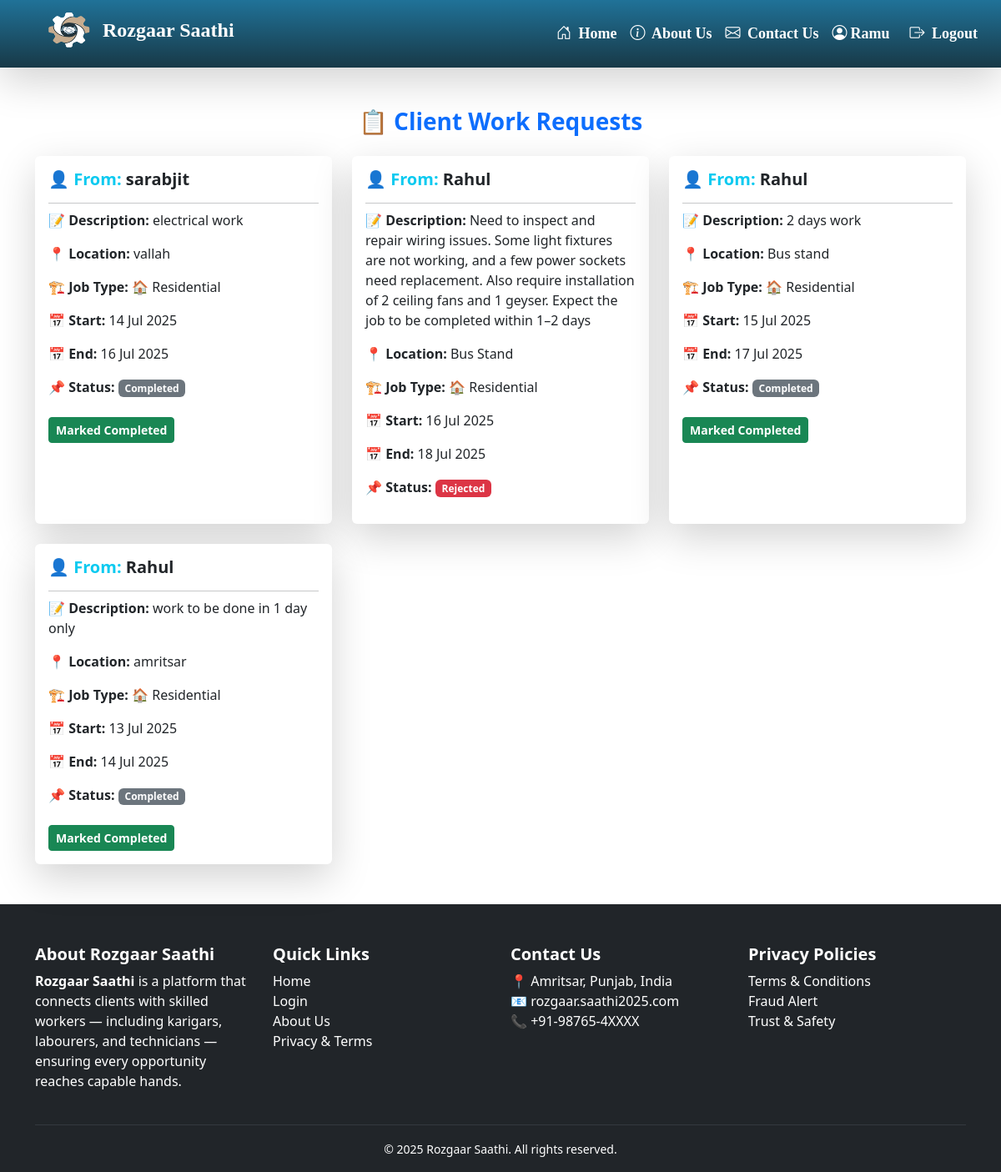
The page /hunarbaaz/requests/ (signed in) on the database its author committed.
### client/models.py (models this page shows, shortened)
class PostRequest(models.Model):
    client = models.ForeignKey(User, on_delete=models.CASCADE, related_name='sent_requests')
    hunarbaaz = models.ForeignKey('hunarbaaz.Hunarbaaz', on_delete=models.CASCADE, related_name='received_requests')
    job_description = models.TextField()
    location = models.CharField(max_length=100)
    start_date = models.DateField(help_text="Start date of the job",null=False,blank=True)
    end_date = models.DateField(help_text="Expected completion date",null=False,blank=True)
    JOB_TYPE_CHOICES = [
        ('residential', 'Residential'),
        ('commercial', 'Commercial'),
    ]
    job_type = models.CharField(max_length=20,choices=JOB_TYPE_CHOICES,default='residential',help_text="Type of job location")
    working_hours = models.PositiveIntegerField(
        null=True,
        blank=True,
        help_text="Estimated total working hours for this job"
    )
    is_accepted = models.BooleanField(null=True, blank=True)  # None = Pending, True = Accepted, False = Rejected
    is_completed = models.BooleanField(default=False)
    is_cancelled = models.BooleanField(default=False, help_text="Whether the client has cancelled the request")
    created_at = models.DateTimeField(auto_now_add=True)
    rating = models.IntegerField(
    validators=[MinValueValidator(1), MaxValueValidator(5)],
    null=True,
    blank=True,
    help_text="Client rating after completion (1 to 5)"
)
    review = models.TextField(null=True, blank=True, help_text="Optional client feedback")

### hunarbaaz/views.py (the view)
# urls.py: path('requests/', views.view_requests, name='view_requests'),
@login_required
def view_requests(request):
    try:
        profile = Hunarbaaz.objects.get(user=request.user)
    except Hunarbaaz.DoesNotExist:
        return redirect('hunarbaaz:edit_profile')
    requests = PostRequest.objects.filter(
        hunarbaaz=profile,
        is_cancelled=False  # This line excludes cancelled ones
    ).order_by('-created_at')
    return render(request, 'hunarbaaz/view_requests.html', {
        'client_requests': requests
    })

### hunarbaaz/templates/hunarbaaz/view_requests.html (shortened to what this page needs)
{% extends 'base/base.html' %}
{% block content %}
  <div class="container mt-5 mb-5">
    <h3 class="mb-4 text-center text-primary fw-bold">📋 Client Work Requests</h3>
    {% if client_requests %}
      <div class="row g-4">
        {% for req in client_requests %}
          <div class="col-md-4">
            <div class="card shadow-lg border-0 h-100">
              <div class="card-body">
                <h5 class="card-title text-info fw-semibold">👤 From: <span class="text-dark">{{ req.client.username }}</span></h5>
                <hr class="mb-2" />
                <p>
                  <strong>📝 Description:</strong> {{ req.job_description }}
                </p>
                <p>
                  <strong>📍 Location:</strong> {{ req.location }}
                </p>
                <p>
                  <strong>🏗️ Job Type:</strong>
                  {% if req.job_type == 'residential' %}
                    🏠 Residential
                  {% elif req.job_type == 'commercial' %}
                    🏢 Commercial
                  {% else %}
                    -
                  {% endif %}
                </p>
                <p>
                  <strong>📅 Start:</strong> {{ req.start_date|date:'d M Y' }}
                </p>
                <p>
                  <strong>📅 End:</strong> {{ req.end_date|date:'d M Y' }}
                </p>
                <p>
                  <strong>📌 Status:</strong>
                  {% if req.is_cancelled %}
                    <span class="badge bg-danger">Cancelled</span>
                  {% elif req.is_completed %}
                    <span class="badge bg-secondary">Completed</span>
                  {% elif req.is_accepted == True %}
                    <span class="badge bg-success">Accepted</span>
                  {% elif req.is_accepted == False %}
                    <span class="badge bg-danger">Rejected</span>
                  {% else %}
                    <span class="badge bg-warning text-dark">Pending</span>
                  {% endif %}
                </p>
                <div class="mt-3">
                  {% if req.is_accepted and not req.is_completed and not req.is_cancelled %}
                    <a href="{% url 'hunarbaaz:mark_completed' req.id %}" class="btn btn-success btn-sm mt-2">Mark as Completed</a>
                  {% elif req.is_completed %}
                    <span class="btn btn-success fw-bold btn-sm mt-2" disabled>Marked Completed</span>
                  {% endif %}
                </div>
              </div>
            </div>
          </div>
        {% endfor %}
      </div>
    {% else %}
      <div class="alert alert-info text-center mt-4">No work requests received yet.</div>
    {% endif %}
  </div>
{% endblock %}

### base/templates/base/base.html (shortened to what this page needs)
{% load static %}
<!DOCTYPE html>
<html lang="en">
<head>
    <link href="https://cdn.jsdelivr.net/npm/bootstrap@5.3.0/dist/css/bootstrap.min.css" rel="stylesheet">
<link rel="stylesheet" href="https://cdnjs.cloudflare.com/ajax/libs/font-awesome/6.5.0/css/all.min.css">
<link href="https://cdn.jsdelivr.net/npm/bootstrap-icons@1.10.5/font/bootstrap-icons.css" rel="stylesheet">
<link rel="stylesheet" href="{% static 'base/css/style.css' %}">
<link rel="stylesheet" href="{% static 'base/css/login.css' %}">
<link href="https://cdn.jsdelivr.net/npm/aos@2.3.4/dist/aos.css" rel="stylesheet">
</head>
<body>
<nav class="navbar navbar-expand-lg navbar-dark shadow-lg">
  <div class="container-fluid" id="navbar-cont">
    <a class="navbar-brand fw-bold fs-4 d-flex align-items-center" href="{% url 'home' %}">
      <img src="{% static 'base/images/logo.png' %}" style="height: 55px; width: 65px;" class="me-2">
      <span class="text-white">Rozgaar Saathi</span>
    </a>
    <div class="collapse navbar-collapse justify-content-end" id="navbarNav">
      <ul class="navbar-nav align-items-center">
        <li class="nav-item">
          <a class="nav-link nav-anim" href="{% url 'home' %}">
            <i class="bi bi-house-door me-1"></i> Home
          </a>
        </li>
        <li class="nav-item">
          <a class="nav-link nav-anim" href="{% url 'about' %}">
            <i class="bi bi-info-circle me-1"></i> About Us
          </a>
        </li>
        <li class="nav-item">
          <a class="nav-link nav-anim" href="{% url 'reviews:contact_review' %}">
            <i class="bi bi-envelope me-1"></i> Contact Us
          </a>
        </li>
        {% if user.is_authenticated %}
          {% if user.clientprofile %}
          <li class="nav-item">
              <a class="nav-link nav-anim" href="{% url 'client:all_profiles' %}">
                <i class="bi bi-people me-1"></i> Browse Hunarbaaz
              </a>
            </li>
            <li class="nav-item">
              <a class="nav-link nav-anim" href="{% url 'client:client_dashboard' %}">
               <i class="bi bi-person-circle me-1"></i> {{ user.username }}
              </a>
            </li>
          {% elif user.hunarbaaz %}
            <li class="nav-item">
              <a class="nav-link nav-anim" href="{% url 'hunarbaaz:hunarbaaz_dashboard' %}">
                <i class="bi bi-person-circle me-1"></i>{{ user.username }}
              </a>
            </li>
          {% endif %}
          <li class="nav-item">
            <form method="post" action="{% url 'logout' %}" class="d-inline">
              <button type="submit" class="btn nav-link nav-anim ms-2">
                <i class="bi bi-box-arrow-right me-1"></i> Logout
              </button>
            </form>
          </li>
        {% else %}
          <li class="nav-item">
            <a class="nav-link nav-anim" href="{% url 'login' %}">
              <i class="bi bi-box-arrow-in-right me-1"></i> Login / Register
            </a>
          </li>
        {% endif %}
      </ul>
    </div>
  </div>
</nav>
{% block content %}{% endblock %}
<footer class="bg-dark text-white pt-5">
  <div class="container">
    <div class="row gy-4">
      <div class="col-md-3 col-sm-6">
        <h5 class="fw-bold">About Rozgaar Saathi</h5>
        <p>
          <strong>Rozgaar Saathi</strong> is a platform that connects clients with skilled workers — including karigars, labourers, and technicians — ensuring every opportunity reaches capable hands.
        </p>
      </div>
      <div class="col-md-3 col-sm-6">
        <h5 class="fw-bold">Quick Links</h5>
        <ul class="list-unstyled">
          <li><a href="{% url 'home' %}" class="text-white text-decoration-none">Home</a></li>
          <li><a href="{% url 'login' %}" class="text-white text-decoration-none">Login</a></li>
          <li><a href="{% url 'about' %}" class="text-white text-decoration-none">About Us</a></li>
          <li><a href="{% url 'privacy_terms' %}" class="text-white text-decoration-none">Privacy & Terms</a></li>
        </ul>
      </div>
      <div class="col-md-3 col-sm-6">
        <h5 class="fw-bold">Contact Us</h5>
        <ul class="list-unstyled">
          <li>📍 Amritsar, Punjab, India</li>
          <li>📧 rozgaar.saathi2025.com</li>
          <li>📞 +91-98765-4XXXX</li>
        </ul>
      </div>
      <div class="col-md-3 col-sm-6">
        <h5 class="fw-bold">Privacy Policies</h5>
        <ul class="list-unstyled">
          <li>Terms & Conditions</li>
          <li>Fraud Alert</li>
          <li>Trust & Safety</li>
        </ul>
      </div>
    </div>
    <hr class="border-secondary mt-4">
    <div class="text-center pb-3">
      <small>&copy; 2025 Rozgaar Saathi. All rights reserved.</small>
    </div>
  </div>
</footer>
</html>

### base/static/base/css/style.css (style rules this page uses)
body { background-color: white; }
ul { z-index: 9999; }
.navbar { background: linear-gradient(to top, #183947, #207298); backdrop-filter: blur(10px); transition: background 0.3s ease-in-out; font-family: chiller; }
.navbar-brand { width: 410px; padding: 0 0 10px 10px; }
#navbarNav { background: none; width: auto; z-index: 9999; position: relative; }
#navbar-cont { padding: 0 20px 0 40px; z-index: 999; }
.navbar-collapse { z-index: 9999; background-color: #212529; }
.navbar-nav .nav-link { font-size: 18px; font-weight: bold; background: none; transition: all 0.3s ease; position: relative; color: white; border-radius: 8px; padding: 8px 16px; display: inline-block; }
.navbar-nav .nav-link::after, .nav-link::after { display: none !important; }

### rows shown on the page
PostRequest: client.username "sarabjit", job_description "electrical work", location "vallah", job_type "🏠 Residential", start_date "14 Jul 2025", end_date "16 Jul 2025", is_cancelled "Completed", is_accepted "Marked Completed"
PostRequest: client.username "Rahul", job_description "Need to inspect and repair wiring issues. Some light fixtures are not working, and a few power sockets need replacement. Also require installation of 2 ceiling fans and 1 geyser. Expect the job to be completed within 1–2 days", location "Bus Stand", job_type "🏠 Residential", start_date "16 Jul 2025", end_date "18 Jul 2025", is_cancelled "Rejected"
PostRequest: client.username "Rahul", job_description "2 days work", location "Bus stand", job_type "🏠 Residential", start_date "15 Jul 2025", end_date "17 Jul 2025", is_cancelled "Completed", is_accepted "Marked Completed"
PostRequest: client.username "Rahul", job_description "work to be done in 1 day only", location "amritsar", job_type "🏠 Residential", start_date "13 Jul 2025", end_date "14 Jul 2025", is_cancelled "Completed", is_accepted "Marked Completed"

### other values the page prints
{{ user.username }} "Ramu"
